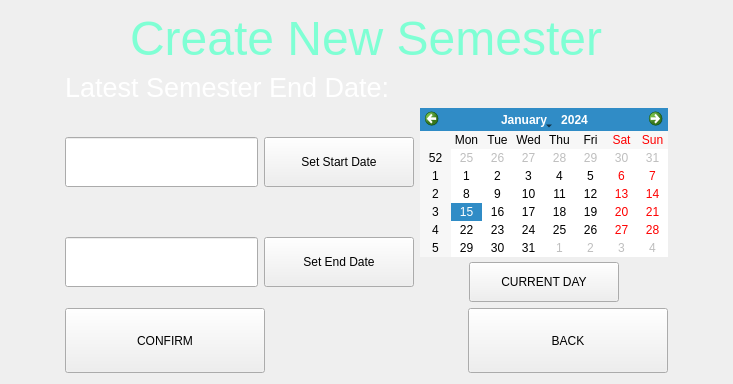
          <widget class="QWidget" name="AdCreateSemester">
           <layout class="QGridLayout" name="gridLayout_10">
            <property name="leftMargin">
             <number>65</number>
            </property>
            <property name="topMargin">
             <number>11</number>
            </property>
            <property name="rightMargin">
             <number>65</number>
            </property>
            <item row="3" column="1">
             <widget class="QPushButton" name="button_setStartDate">
              <property name="minimumSize">
               <size>
                <width>150</width>
                <height>50</height>
               </size>
              </property>
              <property name="text">
               <string>Set Start Date</string>
              </property>
             </widget>
            </item>
            <item row="6" column="2" alignment="Qt::AlignRight">
             <widget class="QPushButton" name="button_back_6">
              <property name="minimumSize">
               <size>
                <width>200</width>
                <height>65</height>
               </size>
              </property>
              <property name="maximumSize">
               <size>
                <width>200</width>
                <height>65</height>
               </size>
              </property>
              <property name="text">
               <string>BACK</string>
              </property>
             </widget>
            </item>
            <item row="4" column="0">
             <widget class="QLineEdit" name="txt_endDate">
              <property name="minimumSize">
               <size>
                <width>0</width>
                <height>50</height>
               </size>
              </property>
              <property name="maximumSize">
               <size>
                <width>16777215</width>
                <height>50</height>
               </size>
              </property>
              <property name="font">
               <font>
                <pointsize>16</pointsize>
               </font>
              </property>
              <property name="alignment">
               <set>Qt::AlignCenter</set>
              </property>
              <property name="readOnly">
               <bool>true</bool>
              </property>
             </widget>
            </item>
            <item row="0" column="0" colspan="3" alignment="Qt::AlignHCenter">
             <widget class="QLabel" name="lb_createNewSemester">
              <property name="maximumSize">
               <size>
                <width>16777215</width>
                <height>103</height>
               </size>
              </property>
              <property name="font">
               <font>
                <pointsize>36</pointsize>
               </font>
              </property>
              <property name="styleSheet">
               <string notr="true">color: #7FFFD4;
</string>
              </property>
              <property name="text">
               <string>Create New Semester</string>
              </property>
             </widget>
            </item>
            <item row="3" column="2" rowspan="2">
             <layout class="QVBoxLayout" name="verticalLayout_6">
              <property name="spacing">
               <number>5</number>
              </property>
              <item>
               <widget class="QCalendarWidget" name="calendarWidget_2"/>
              </item>
              <item alignment="Qt::AlignHCenter">
               <widget class="QPushButton" name="button_currentDate">
                <property name="sizePolicy">
                 <sizepolicy hsizetype="Minimum" vsizetype="Fixed">
                  <horstretch>0</horstretch>
                  <verstretch>0</verstretch>
                 </sizepolicy>
                </property>
                <property name="minimumSize">
                 <size>
                  <width>150</width>
                  <height>40</height>
                 </size>
                </property>
                <property name="maximumSize">
                 <size>
                  <width>170</width>
                  <height>16777215</height>
                 </size>
                </property>
                <property name="text">
                 <string>CURRENT DAY</string>
                </property>
               </widget>
              </item>
             </layout>
            </item>
            <item row="4" column="1">
             <widget class="QPushButton" name="button_setEndDate">
              <property name="minimumSize">
               <size>
                <width>150</width>
                <height>50</height>
               </size>
              </property>
              <property name="text">
               <string>Set End Date</string>
              </property>
             </widget>
            </item>
            <item row="6" column="0" colspan="2">
             <widget class="QPushButton" name="button_confirm_3">
              <property name="minimumSize">
               <size>
                <width>200</width>
                <height>65</height>
               </size>
              </property>
              <property name="maximumSize">
               <size>
                <width>200</width>
                <height>65</height>
               </size>
              </property>
              <property name="text">
               <string>CONFIRM</string>
              </property>
             </widget>
            </item>
            <item row="3" column="0">
             <widget class="QLineEdit" name="txt_startDate">
              <property name="minimumSize">
               <size>
                <width>0</width>
                <height>50</height>
               </size>
              </property>
              <property name="maximumSize">
               <size>
                <width>16777215</width>
                <height>50</height>
               </size>
              </property>
              <property name="font">
               <font>
                <pointsize>16</pointsize>
               </font>
              </property>
              <property name="alignment">
               <set>Qt::AlignCenter</set>
              </property>
              <property name="readOnly">
               <bool>true</bool>
              </property>
             </widget>
            </item>
            <item row="2" column="0" colspan="3">
             <widget class="QLabel" name="lb_latestSED">
              <property name="maximumSize">
               <size>
                <width>16777215</width>
                <height>30</height>
               </size>
              </property>
              <property name="font">
               <font>
                <pointsize>20</pointsize>
               </font>
              </property>
              <property name="styleSheet">
               <string notr="true">color: white;
</string>
              </property>
              <property name="text">
               <string>Latest Semester End Date:</string>
              </property>
             </widget>
            </item>
           </layout>
          </widget>
